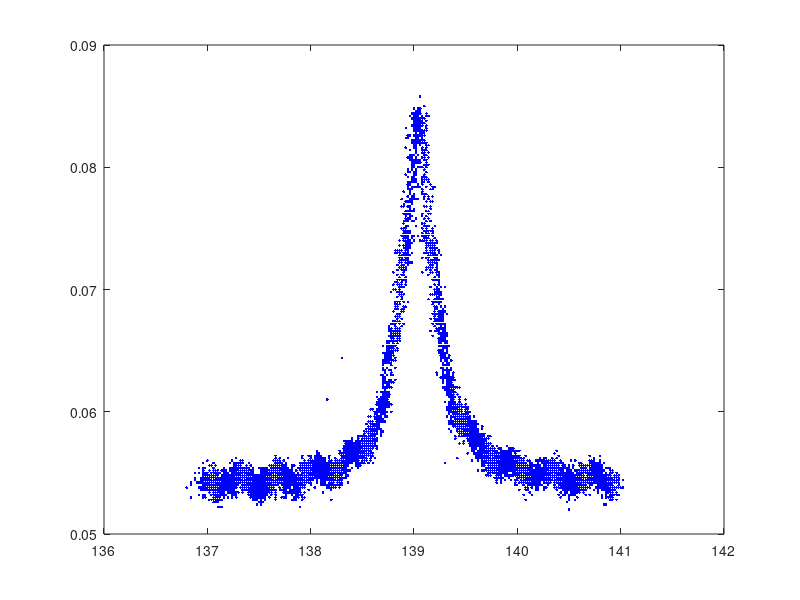

Reproduce this figure in MATLAB.
% Does nonlinear curve fitting to 
% determine the finesse and FSR of the OMC
function FSRfinessefig()

    % first load data
    load FSRfinessemeas.mat % important data are freq and trans

    

    fig = figure('visible','on');

    plot(freq,trans,'b.')

end

% Subfunctions

% this function gives theoretical transmission given some parameters
function theoreticalTrans(f,FSR,finesse,Tscale,Toffset)
    

end